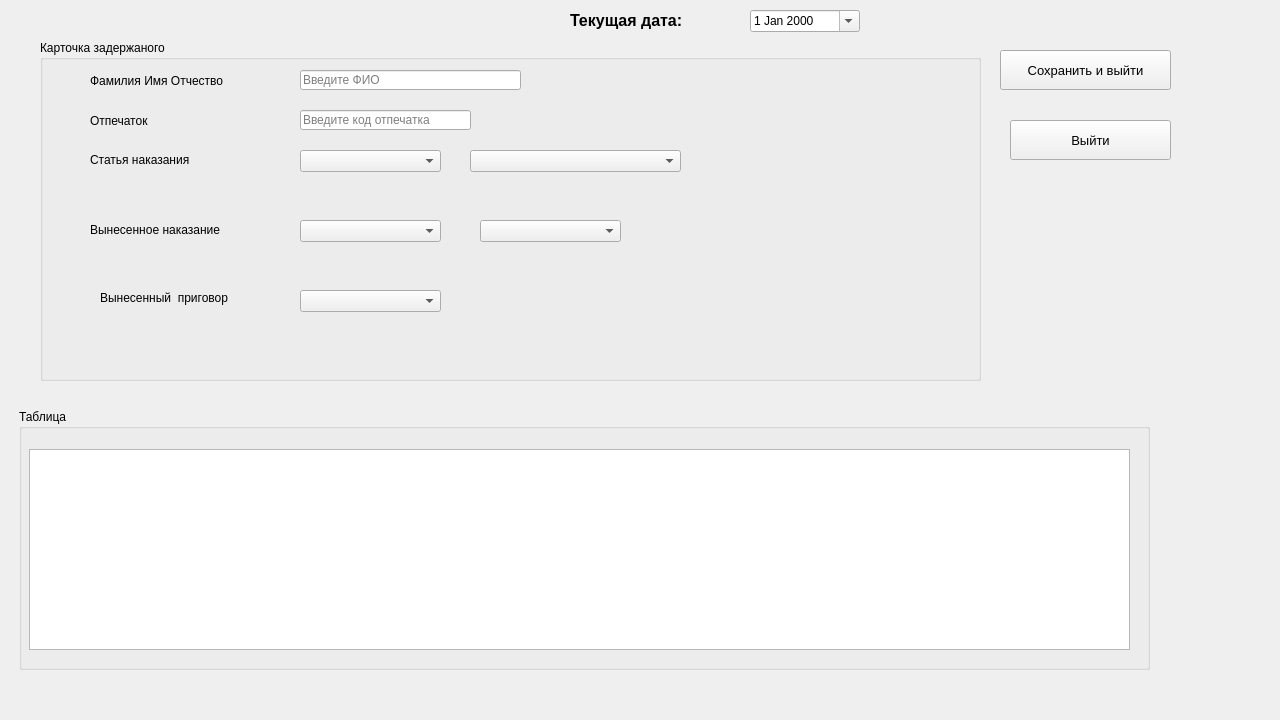
<?xml version="1.0" encoding="UTF-8"?>
<ui version="4.0">
 <class>Form_vvod</class>
 <widget class="QWidget" name="Form_vvod">
  <property name="windowModality">
   <enum>Qt::ApplicationModal</enum>
  </property>
  <property name="geometry">
   <rect>
    <x>0</x>
    <y>0</y>
    <width>1280</width>
    <height>720</height>
   </rect>
  </property>
  <property name="maximumSize">
   <size>
    <width>1280</width>
    <height>720</height>
   </size>
  </property>
  <property name="windowTitle">
   <string>Карточка</string>
  </property>
  <widget class="QPushButton" name="pushButton_exit">
   <property name="geometry">
    <rect>
     <x>1010</x>
     <y>120</y>
     <width>161</width>
     <height>40</height>
    </rect>
   </property>
   <property name="font">
    <font>
     <pointsize>10</pointsize>
    </font>
   </property>
   <property name="text">
    <string>Выйти</string>
   </property>
  </widget>
  <widget class="QPushButton" name="pushButton_vvod">
   <property name="geometry">
    <rect>
     <x>1000</x>
     <y>50</y>
     <width>171</width>
     <height>40</height>
    </rect>
   </property>
   <property name="font">
    <font>
     <pointsize>10</pointsize>
    </font>
   </property>
   <property name="text">
    <string>Сохранить и выйти</string>
   </property>
  </widget>
  <widget class="QGroupBox" name="groupBox">
   <property name="geometry">
    <rect>
     <x>19</x>
     <y>409</y>
     <width>1131</width>
     <height>261</height>
    </rect>
   </property>
   <property name="title">
    <string>Таблица  </string>
   </property>
   <widget class="QTableView" name="tableView">
    <property name="geometry">
     <rect>
      <x>10</x>
      <y>40</y>
      <width>1101</width>
      <height>201</height>
     </rect>
    </property>
   </widget>
  </widget>
  <widget class="QGroupBox" name="groupBox_2">
   <property name="geometry">
    <rect>
     <x>40</x>
     <y>40</y>
     <width>941</width>
     <height>341</height>
    </rect>
   </property>
   <property name="title">
    <string>Карточка задержаного</string>
   </property>
   <widget class="QComboBox" name="article_comboBox_num">
    <property name="geometry">
     <rect>
      <x>430</x>
      <y>110</y>
      <width>211</width>
      <height>22</height>
     </rect>
    </property>
   </widget>
   <widget class="QComboBox" name="article_comboBox">
    <property name="geometry">
     <rect>
      <x>260</x>
      <y>110</y>
      <width>141</width>
      <height>22</height>
     </rect>
    </property>
   </widget>
   <widget class="QLabel" name="label_5">
    <property name="geometry">
     <rect>
      <x>50</x>
      <y>110</y>
      <width>161</width>
      <height>20</height>
     </rect>
    </property>
    <property name="text">
     <string>Статья наказания </string>
    </property>
   </widget>
   <widget class="QComboBox" name="number_comboBox">
    <property name="geometry">
     <rect>
      <x>260</x>
      <y>180</y>
      <width>141</width>
      <height>22</height>
     </rect>
    </property>
   </widget>
   <widget class="QLabel" name="label_3">
    <property name="geometry">
     <rect>
      <x>50</x>
      <y>180</y>
      <width>141</width>
      <height>20</height>
     </rect>
    </property>
    <property name="text">
     <string>Вынесенное наказание</string>
    </property>
   </widget>
   <widget class="QLineEdit" name="fio_vvod">
    <property name="geometry">
     <rect>
      <x>260</x>
      <y>30</y>
      <width>221</width>
      <height>20</height>
     </rect>
    </property>
    <property name="placeholderText">
     <string>Введите ФИО</string>
    </property>
   </widget>
   <widget class="QLineEdit" name="stamp_vvod">
    <property name="geometry">
     <rect>
      <x>260</x>
      <y>70</y>
      <width>171</width>
      <height>20</height>
     </rect>
    </property>
    <property name="placeholderText">
     <string>Введите код отпечатка</string>
    </property>
   </widget>
   <widget class="QLabel" name="label_2">
    <property name="geometry">
     <rect>
      <x>50</x>
      <y>70</y>
      <width>111</width>
      <height>21</height>
     </rect>
    </property>
    <property name="text">
     <string>Отпечаток</string>
    </property>
   </widget>
   <widget class="QLabel" name="label_fio">
    <property name="geometry">
     <rect>
      <x>50</x>
      <y>30</y>
      <width>151</width>
      <height>21</height>
     </rect>
    </property>
    <property name="text">
     <string>Фамилия Имя Отчество</string>
    </property>
   </widget>
   <widget class="QComboBox" name="numberres_comboBox">
    <property name="geometry">
     <rect>
      <x>440</x>
      <y>180</y>
      <width>141</width>
      <height>22</height>
     </rect>
    </property>
   </widget>
   <widget class="QLabel" name="label_6">
    <property name="geometry">
     <rect>
      <x>60</x>
      <y>250</y>
      <width>131</width>
      <height>16</height>
     </rect>
    </property>
    <property name="text">
     <string>Вынесенный  приговор</string>
    </property>
   </widget>
   <widget class="QComboBox" name="prigovor_comboBox">
    <property name="geometry">
     <rect>
      <x>260</x>
      <y>250</y>
      <width>141</width>
      <height>22</height>
     </rect>
    </property>
   </widget>
  </widget>
  <widget class="QLabel" name="label">
   <property name="geometry">
    <rect>
     <x>570</x>
     <y>10</y>
     <width>151</width>
     <height>20</height>
    </rect>
   </property>
   <property name="font">
    <font>
     <pointsize>12</pointsize>
     <weight>75</weight>
     <bold>true</bold>
    </font>
   </property>
   <property name="text">
    <string>Текущая дата:</string>
   </property>
  </widget>
  <widget class="QDateEdit" name="dateEdit_v">
   <property name="geometry">
    <rect>
     <x>750</x>
     <y>10</y>
     <width>110</width>
     <height>22</height>
    </rect>
   </property>
   <property name="maximumSize">
    <size>
     <width>1280</width>
     <height>720</height>
    </size>
   </property>
   <property name="calendarPopup">
    <bool>true</bool>
   </property>
  </widget>
 </widget>
 <resources/>
 <connections/>
</ui>
